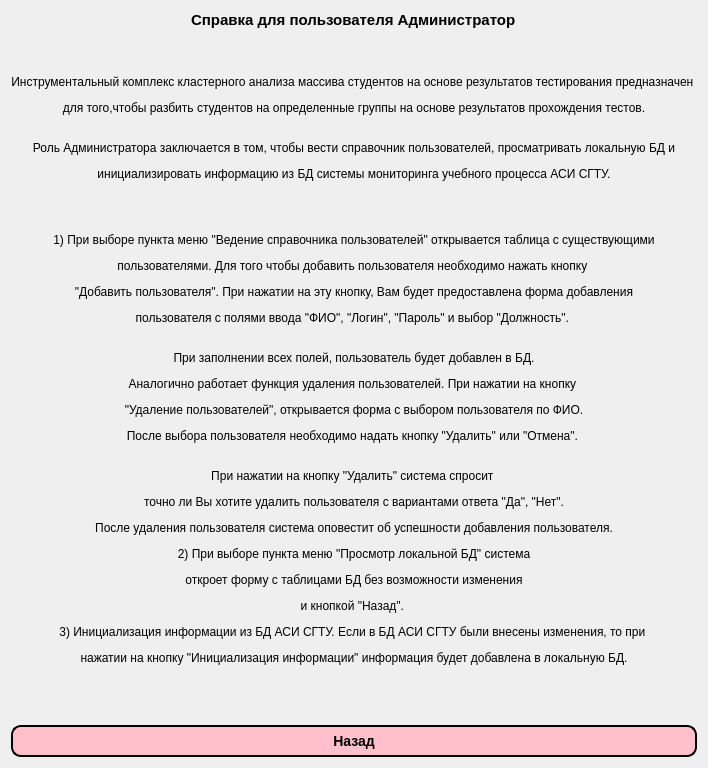
<?xml version="1.0" encoding="UTF-8"?>
<ui version="4.0">
 <class>Spravka</class>
 <widget class="QWidget" name="Spravka">
  <property name="geometry">
   <rect>
    <x>0</x>
    <y>0</y>
    <width>697</width>
    <height>742</height>
   </rect>
  </property>
  <property name="windowTitle">
   <string>Form</string>
  </property>
  <layout class="QGridLayout" name="gridLayout">
   <item row="2" column="0">
    <widget class="QPushButton" name="pushButton">
     <property name="styleSheet">
      <string notr="true">QPushButton{
     background-color: pink;
     border-style: outset;
     border-width: 2px;
     border-radius: 10px;
     border-color: black;
     font: bold 14px;
     min-width: 10em;
     padding: 6px;
 }
 QPushButton:pressed {
     background-color: rgb(0, 255, 238);
     border-style: inset;
 }</string>
     </property>
     <property name="text">
      <string>Назад</string>
     </property>
    </widget>
   </item>
   <item row="0" column="0" alignment="Qt::AlignHCenter">
    <widget class="QLabel" name="label">
     <property name="text">
      <string>&lt;html&gt;&lt;head/&gt;&lt;body&gt;&lt;p&gt;&lt;span style=&quot; font-size:11pt; font-weight:600;&quot;&gt;Справка для пользователя Администратор&lt;/span&gt;&lt;/p&gt;&lt;/body&gt;&lt;/html&gt;</string>
     </property>
    </widget>
   </item>
   <item row="1" column="0">
    <widget class="QLabel" name="label_2">
     <property name="text">
      <string>&lt;html&gt;&lt;head/&gt;&lt;body&gt;&lt;p align=&quot;center&quot;&gt;&lt;br/&gt;&lt;/p&gt;&lt;p align=&quot;center&quot;&gt;&lt;span style=&quot; color:#000000;&quot;&gt;Инструментальный комплекс кластерного анализа массива студентов на основе результатов тестирования предназначен &lt;/span&gt;&lt;/p&gt;&lt;p align=&quot;center&quot;&gt;&lt;span style=&quot; color:#000000;&quot;&gt;для того,чтобы разбить студентов на определенные группы на основе результатов прохождения тестов.&lt;/span&gt;&lt;/p&gt;&lt;p align=&quot;center&quot;&gt;&lt;span style=&quot; color:#000000;&quot;&gt;&lt;br/&gt;Роль Администратора заключается в том, чтобы вести справочник пользователей, просматривать локальную БД и&lt;/span&gt;&lt;/p&gt;&lt;p align=&quot;center&quot;&gt;&lt;span style=&quot; color:#000000;&quot;&gt;инициализировать информацию из БД системы мониторинга &lt;/span&gt;&lt;span style=&quot; font-family:'Courier New,courier'; color:#000000;&quot;&gt;учебного процесса АСИ СГТУ.&lt;/span&gt;&lt;/p&gt;&lt;p align=&quot;center&quot;&gt;&lt;br/&gt;&lt;/p&gt;&lt;p align=&quot;center&quot;&gt;&lt;span style=&quot; font-family:'Courier New,courier'; color:#000000;&quot;&gt;1) При выборе пункта меню &amp;quot;Ведение справочника пользователей&amp;quot; открывается таблица с существующими&lt;/span&gt;&lt;/p&gt;&lt;p align=&quot;center&quot;&gt;&lt;span style=&quot; font-family:'Courier New,courier'; color:#000000;&quot;&gt;пользователями. Для того чтобы добавить пользователя необходимо нажать кнопку &lt;/span&gt;&lt;/p&gt;&lt;p align=&quot;center&quot;&gt;&lt;span style=&quot; font-family:'Courier New,courier'; color:#000000;&quot;&gt;&amp;quot;Добавить пользователя&amp;quot;. При нажатии на эту кнопку, Вам будет предоставлена форма добавления&lt;/span&gt;&lt;/p&gt;&lt;p align=&quot;center&quot;&gt;&lt;span style=&quot; font-family:'Courier New,courier'; color:#000000;&quot;&gt;пользователя с полями ввода &amp;quot;ФИО&amp;quot;, &amp;quot;Логин&amp;quot;, &amp;quot;Пароль&amp;quot; и выбор &amp;quot;Должность&amp;quot;. &lt;/span&gt;&lt;/p&gt;&lt;p align=&quot;center&quot;&gt;&lt;br/&gt;&lt;span style=&quot; font-family:'Courier New,courier'; color:#000000;&quot;&gt;При заполнении всех полей, пользователь будет добавлен в БД.&lt;/span&gt;&lt;/p&gt;&lt;p align=&quot;center&quot;&gt;&lt;span style=&quot; font-family:'Courier New,courier'; color:#000000;&quot;&gt;Аналогично работает функция удаления пользователей. При нажатии на кнопку &lt;/span&gt;&lt;/p&gt;&lt;p align=&quot;center&quot;&gt;&lt;span style=&quot; font-family:'Courier New,courier'; color:#000000;&quot;&gt;&amp;quot;Удаление пользователей&amp;quot;, открывается форма с выбором пользователя по ФИО.&lt;/span&gt;&lt;/p&gt;&lt;p align=&quot;center&quot;&gt;&lt;span style=&quot; font-family:'Courier New,courier'; color:#000000;&quot;&gt;После выбора пользователя необходимо надать кнопку &amp;quot;Удалить&amp;quot; или &amp;quot;Отмена&amp;quot;. &lt;/span&gt;&lt;/p&gt;&lt;p align=&quot;center&quot;&gt;&lt;br/&gt;&lt;span style=&quot; font-family:'Courier New,courier'; color:#000000;&quot;&gt;При нажатии на кнопку &amp;quot;Удалить&amp;quot; система спросит &lt;/span&gt;&lt;/p&gt;&lt;p align=&quot;center&quot;&gt;&lt;span style=&quot; font-family:'Courier New,courier'; color:#000000;&quot;&gt;точно ли Вы хотите удалить пользователя с вариантами ответа &amp;quot;Да&amp;quot;, &amp;quot;Нет&amp;quot;.&lt;/span&gt;&lt;/p&gt;&lt;p align=&quot;center&quot;&gt;&lt;span style=&quot; font-family:'Courier New,courier'; color:#000000;&quot;&gt;После удаления пользователя система оповестит об успешности добавления пользователя.&lt;/span&gt;&lt;/p&gt;&lt;p align=&quot;center&quot;&gt;&lt;span style=&quot; font-family:'Courier New,courier'; color:#000000;&quot;&gt;2) При выборе пункта меню &amp;quot;Просмотр локальной БД&amp;quot; система&lt;/span&gt;&lt;/p&gt;&lt;p align=&quot;center&quot;&gt;&lt;span style=&quot; font-family:'Courier New,courier'; color:#000000;&quot;&gt;откроет форму с таблицами БД без возможности изменения&lt;/span&gt;&lt;/p&gt;&lt;p align=&quot;center&quot;&gt;&lt;span style=&quot; font-family:'Courier New,courier'; color:#000000;&quot;&gt;и кнопкой &amp;quot;Назад&amp;quot;. &lt;/span&gt;&lt;/p&gt;&lt;p align=&quot;center&quot;&gt;&lt;span style=&quot; font-family:'Courier New,courier'; color:#000000;&quot;&gt;3) Инициализация информации из БД АСИ СГТУ. Если в БД АСИ СГТУ были внесены изменения, то при &lt;/span&gt;&lt;/p&gt;&lt;p align=&quot;center&quot;&gt;&lt;span style=&quot; font-family:'Courier New,courier'; color:#000000;&quot;&gt;нажатии на кнопку &amp;quot;Инициализация информации&amp;quot; информация будет добавлена в локальную БД. &lt;/span&gt;&lt;br/&gt;&lt;/p&gt;&lt;p align=&quot;center&quot;&gt;&lt;br/&gt;&lt;/p&gt;&lt;/body&gt;&lt;/html&gt;</string>
     </property>
    </widget>
   </item>
  </layout>
 </widget>
 <resources/>
 <connections/>
</ui>
